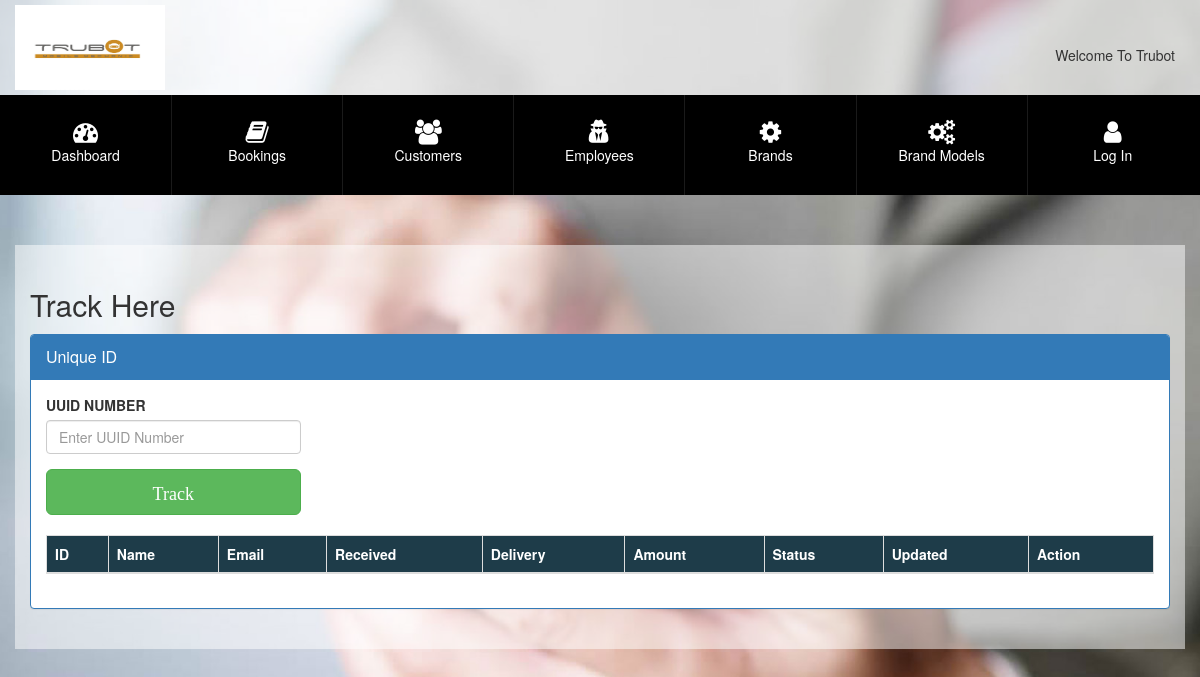
The page /57f1bd3d-a069-4588-86ec-a4eaf695c301 on the database as committed earlier.
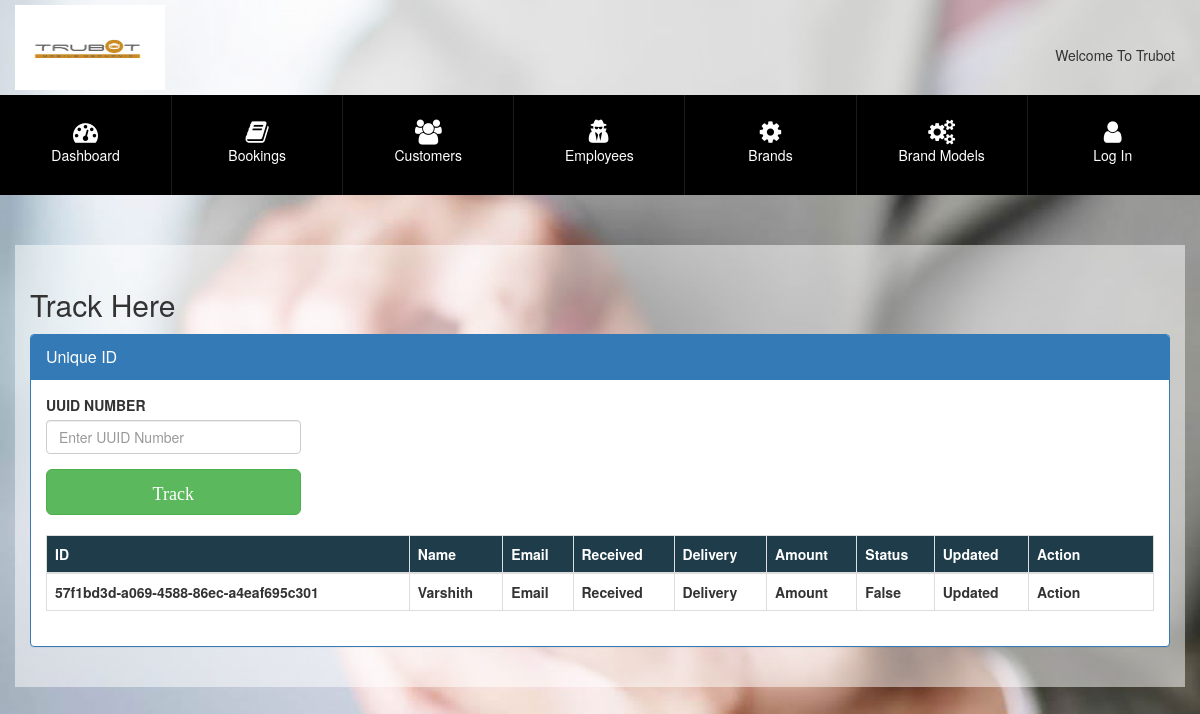
The same page on the database as committed later.
### myapp1/models.py (models this page shows)
class customerentry(models.Model):
    id = ShortUUIDField(primary_key=True, default=uuid.uuid4, editable=False,max_length=6)
    Customername=models.CharField(default="user",max_length=50)
    Receivedate=models.DateField(default=datetime.now())
    Deliverydate=models.DateField(default=datetime.now())
    jobpending=models.CharField(max_length=20)
    Email=models.CharField(max_length=30,default='Trubotattend@gmail.com')
    devicebrand=models.CharField(max_length=10,default="I-Phone")
    model=models.CharField(max_length=10,default="I-Phones")
    imei=models.CharField(max_length=20)
    devicecolour=models.CharField(max_length=10,default="Black")
    providerinfo=models.CharField(max_length=20)
    password=models.CharField(max_length=10)
    fault=models.CharField(max_length=200,default="Error")
    amount=models.IntegerField(default=0)
    power=models.BooleanField(default=False)
    charging=models.BooleanField(default=False)
    display=models.BooleanField(default=False)
    camera=models.BooleanField(default=False)
    battery=models.BooleanField(default=False)
    pictures=models.ImageField(upload_to='device_images',blank=True)
    others=models.TextField(max_length=200)
    parts=models.TextField(max_length=120,default="NOTHING YET")
    status=models.BooleanField(default=False)

### myapp1/views.py (the view)
# urls.py: re_path(r'^(?P<selfid>[a-f0-9]{8}-?[a-f0-9]{4}-?4[a-f0-9]{3}-?[89ab][a-f0-9]{3}-?[a-f0-9]{12})', views.track),
def track(request,selfid):
    tasks=customerentry.objects.filter(id=selfid)
    tasks=[obj.__dict__ for obj in tasks]
    return render(request,"customer.html",{'tasks':tasks})

### templates/customer.html (shortened to what this page needs)
{% load static %}
<!doctype html>
<html>
<head>
<link href="{%static 'styles/styles.css'%} " rel="stylesheet">
<link rel="stylesheet" href="https://maxcdn.bootstrapcdn.com/bootstrap/3.4.1/css/bootstrap.min.css">
<link href="{% static 'styles/customstyles.css' %}" rel="stylesheet">
<link href="{%static 'styles/parsley.css'%}" rel="stylesheet">
<link href="{%static 'styles/magnific-popup.css' %}" rel="stylesheet">
<link href="{%static 'styles/dataTables.bootstrap.css'%}" rel="stylesheet">
<link href="{%static 'styles/bootstrap-datepicker.css'%}" rel="stylesheet">
<link href="{%static 'styles/chosen.css'%}" rel="stylesheet">
<link rel="stylesheet" href="https://cdnjs.cloudflare.com/ajax/libs/font-awesome/4.7.0/css/font-awesome.min.css">
</head>
<body style="background-image:url({%static 'background.jpg' %})">
<div id="superdiv">
  <header id="header">
    <div class="container">
      <div class="row">
        <aside class="logo pull-left"><img src="{%static 'logo1.jpg'%}" alt="Trubot" height="85" width="150"></aside>
        <div class="usrOpt no-pad col-md-6 pull-right">
          <div class="statusBar"> <span class="pull-left">Welcome To Trubot {{request.user.username}}</span>
        </div>
        </div>
      </div>
    </div>
    <nav id="mainMenu">
      <div class="container">
        <div class="row">
          <ul class="topMenu">
            <li > <a href="#"><i class="fa fa-dashboard"></i><br>
              Dashboard</a> </li>
            <li > <a href="#"><i class="fa fa-book"></i><br>
              Bookings</a> </li>
            <li > <a href="/#>"><i class="fa fa-users"></i><br>
              Customers</a> </li>
            <li> <a href="/#>"><i class="fa fa-user-secret"></i><br>
              Employees</a> </li>
            <li> <a href="/#"><i class="fa fa-cog"></i><br>
              Brands</a> </li>
            <li > <a href="/#"><i class="fa fa-cogs"></i><br>
              Brand Models</a> </li>
            <li> <a href="/login"><i class="fa fa-user"></i><br>
              Log In </a> </li>
          </ul>
        </div>
      </div>
    </nav>
  </header>
  <div class="container bookings-form">
    <div class="row">
        <div class="col-sm-6">
            <h2>Track Here</h2>
       </div>
    </div>
    <div class="form-box">
        <div class="panel panel-primary">
            <div class="panel-heading">
                <h3 class="panel-title">Unique ID </h3>
            </div>
            <div class="panel-body">
                <div class="row">
                    <div class="col-md-3">
                        <div class="form-group">
                            <form method=POST id="bookingform" name="bookingform">
                            <label for="">UUID NUMBER</label>
                            <input type="search" class="form-control" name="uuid" id="uuid" required="" placeholder="Enter UUID Number">
                        </div>
                        <button type="submit" class="btn btn-success btn-lg btn-block" data-toggle="modal" data-target="#modal_form">
                          <i class="fa fa"> Track</i>
                        </button>
                    </div>
  </div>
  <br>
  <table id="table" class="table table-striped table-bordered" cellspacing="0" width="100%">
    <thead>
        <tr>
            <th>ID</th>
            <th>Name</th>
            <th>Email</th>
            <th>Received</th>
            <th>Delivery</th>
            <th>Amount</th>
            <th>Status</th>
            <th>Updated</th>
            <th style="width:125px;">Action</th>
        </tr>
    </thead>
    <tfoot>
        <tr>
            {%for task in tasks%}
            <th>{{task.id}}</th>
            <th>{{task.Customername}}</th>
            <th>Email</th>
            <th>Received</th>
            <th>Delivery</th>
            <th>Amount</th>
            <th>{{task.status}}</th>
            <th>Updated</th>
            <th>Action</th>
            {% endfor%}
        </tr>
    </tfoot>
</table>
</body>
</html>

Rows that differ between the two databases and show on the page:
added customerentry: id "57f1bd3d-a069-4588-86ec-a4eaf695c301", Customername "Varshith", status "False"
